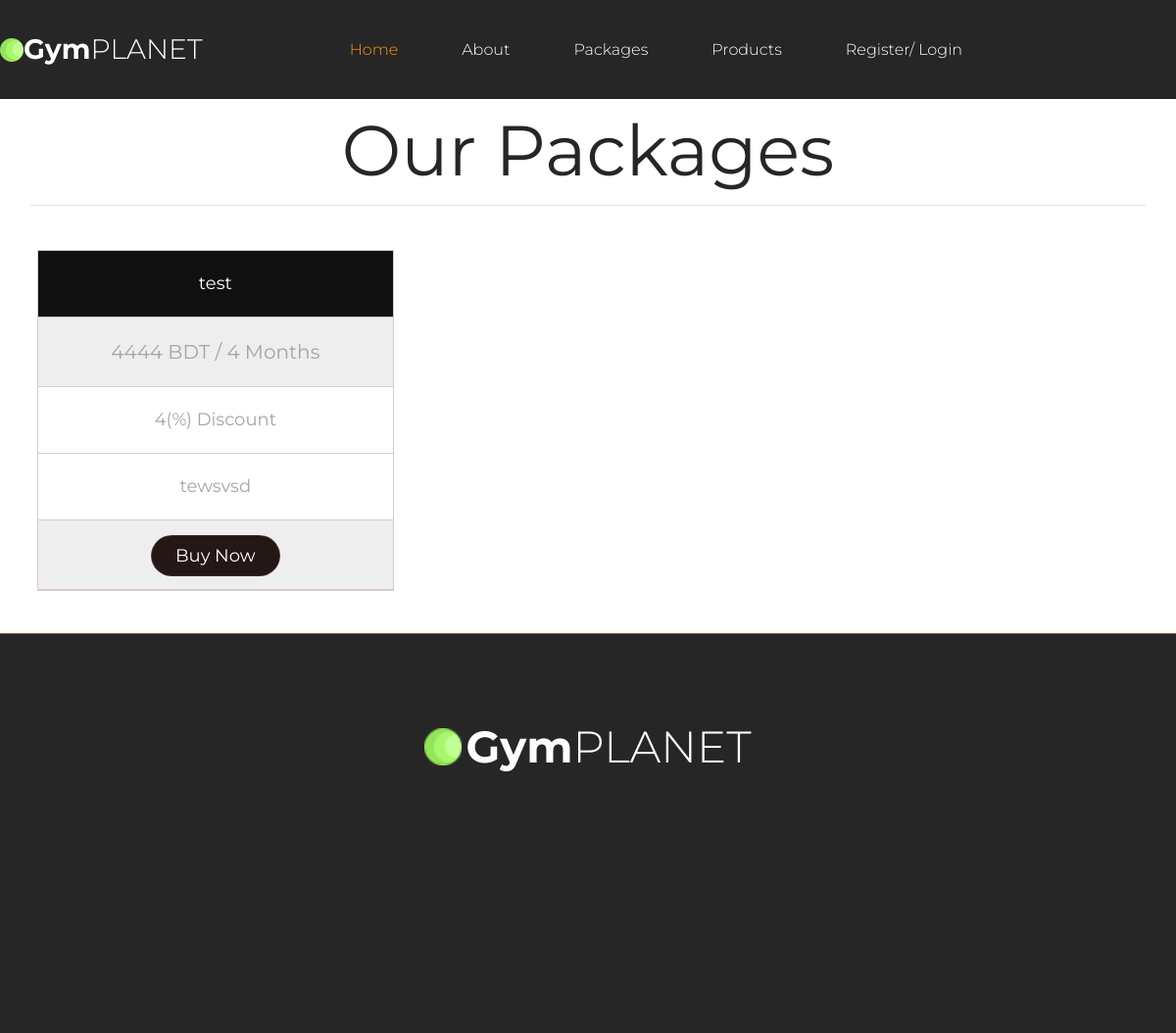
Before: /packages.php with the older database file.
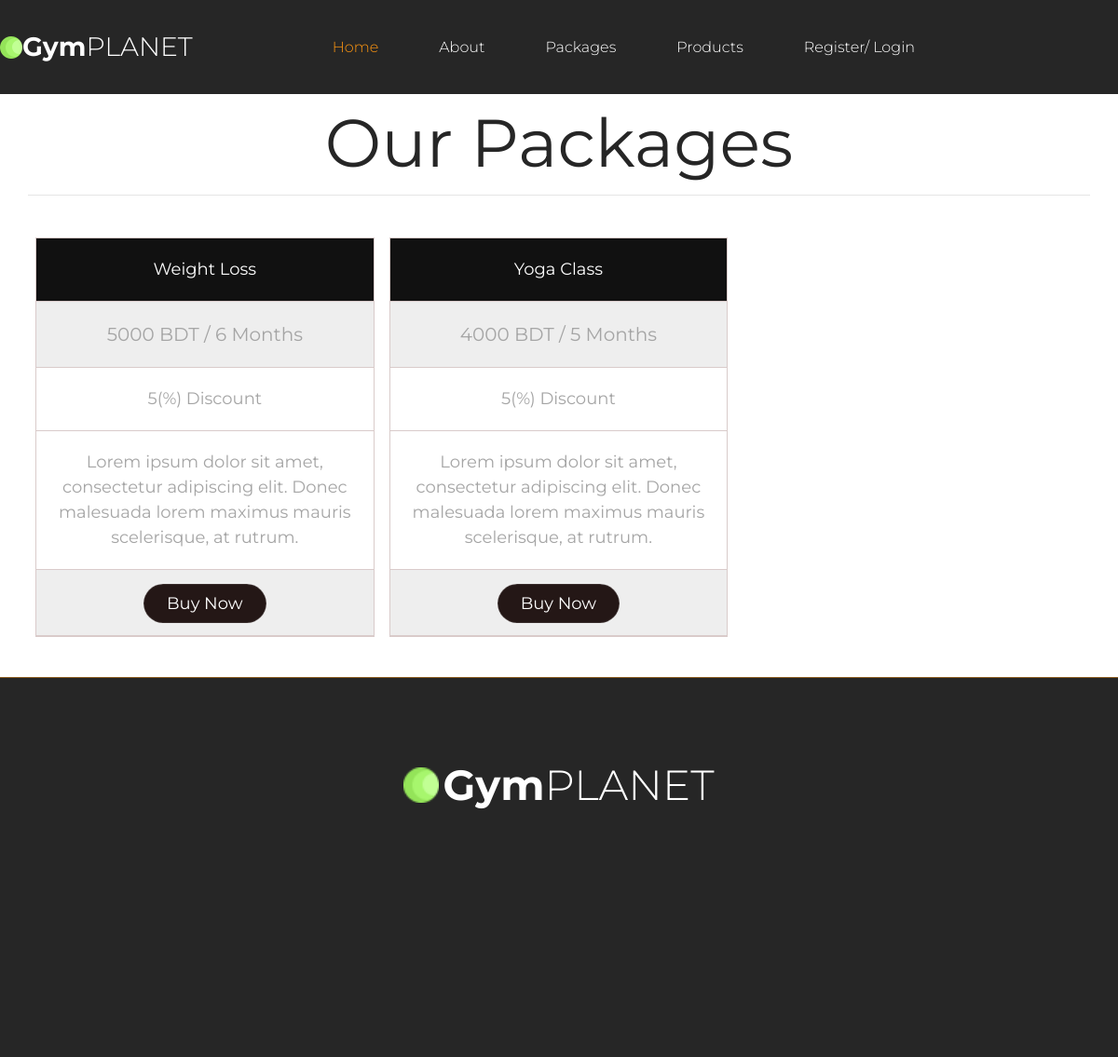
After: the same page with the newer database file.
### tables this page shows
CREATE TABLE `package_table` (
  `package_id` int(20) NOT NULL,
  `pack_name` varchar(255) NOT NULL,
  `details` text NOT NULL,
  `image` varchar(255) NOT NULL,
  `month` varchar(255) NOT NULL,
  `price` int(25) NOT NULL,
  `discount` int(25) NOT NULL,
  `del_pack` tinyint(10) NOT NULL DEFAULT 0
);

### Classes/DB.php (called while the page is built, shortened)
<?php
class DB
{
    public function connect(){
        $this->conn = new mysqli("localhost","root","","gym");
        if ($this->conn->connect_error) {
          die("Connection failed: " . $this->conn->connect_error);
        }
        else{
            return $msg =  "connected";
        }
    }
}

### Classes/PackageClass.php (called while the page is built, shortened)
<?php
include_once 'db.php';
class PackageClass extends DB
{
    public function viewPackage(){
        $qry = "SELECT * FROM package_table where del_pack=0";
        $result = $this->conn->query($qry);
        return $result;
    }
}

### packages.php (the view, shortened to what this page needs)
<?php
include 'layouts/header.php';
include 'layouts/nav.php';
?>
<div class="services">
    <div class="container">
        <div class="row">
            <div class="col">
                <div class="section_title_container">
                    <div class="section_title" style="text-align:center;">Our Packages</div>
                </div>
                <hr>
                <br>
                <?php
                $viewpack = $pack->viewPackage();
                foreach ($viewpack as $value) {
                ?>
                    <div id="services" class="columns">
                        <ul class="price">
                            <li class="price_header"><?php echo $value['pack_name']; ?></li>
                            <li class="grey"><?php echo $value['price']; ?> BDT / <?php echo $value['month']; ?> Months</li>
                            <li><?php echo $value['discount']; ?>(%) Discount</li>
                            <li><?php echo $value['details']; ?></li>
                            <li class="grey"><a href="applyPackage.php?package_id=<?php echo $value['package_id'] ?>" class="button">Buy Now</a></li>
                        </ul>
                        <br>
                    </div>
                <?php } ?>
            </div>
        </div>
    </div>
</div>
<?php include 'layouts/footer.php'; ?>

Changed rows visible on the page:
removed package_table: pack_name "test", price "4444", month "4", discount "4", details "tewsvsd"
added package_table: pack_name "Weight Loss", price "5000", month "6", discount "5", details "Lorem ipsum dolor sit amet, consectetur adipiscing elit. Donec malesuada lorem maximus mauris scelerisque, at rutrum."
added package_table: pack_name "Yoga Class", price "4000", month "5", discount "5", details "Lorem ipsum dolor sit amet, consectetur adipiscing elit. Donec malesuada lorem maximus mauris scelerisque, at rutrum."
